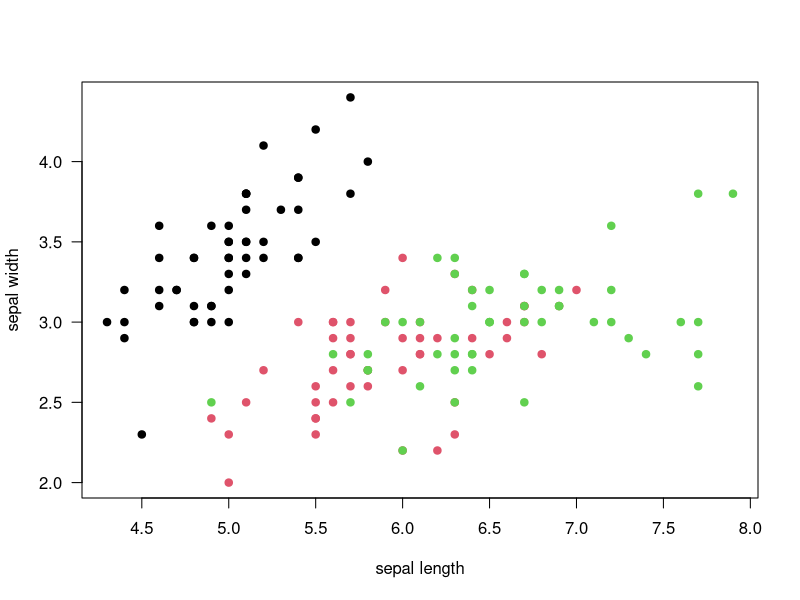
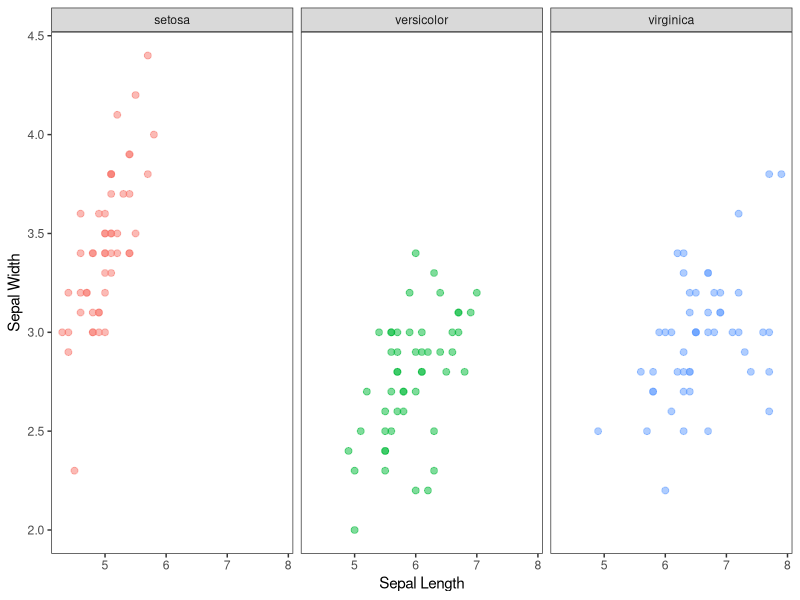
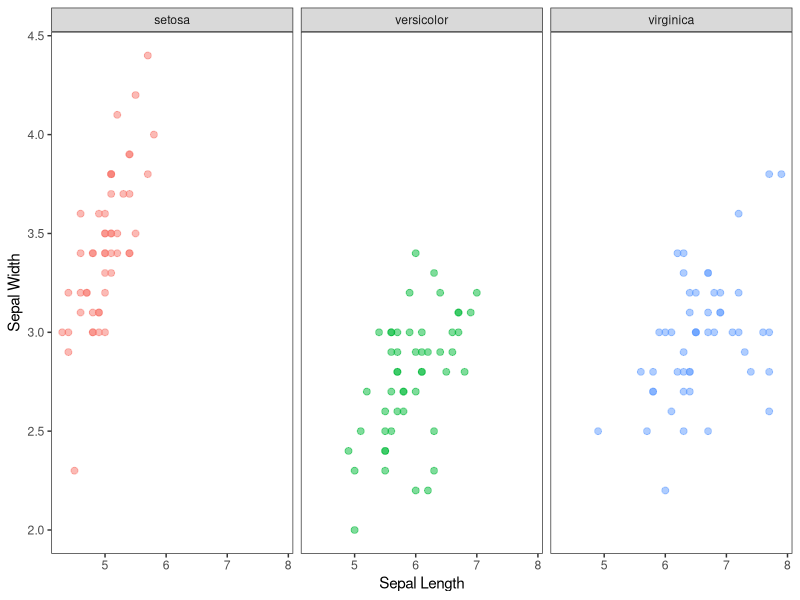

Recreate these plots in R, in order.
#September 19,2023
#data
# mapping aesthetics- how the variables are related to the other
#Geom- type of geometric object
#scaling- Set of values the variables will take.
#theme-
#pch=25 triangle
#pch=10 is a cruz
#pch=21 circles with transparent middle
#pch=19 circles with the same color inside as well


install.packages("ggplot2") #do this once to download package to your computer.

library(ggplot2)

plot(Sepal.Width~Sepal.Length,data=iris, xlab= "sepal length", ylab="sepal width", las=1, col=iris$Species,pch=19)

##ggplot way
p1=ggplot(data=iris,mapping =aes(x=Sepal.Length, y=Sepal.Width, color=Species))+
  geom_point(size=2, pch=19, alpha=0.5)+
  scale_fill_brewer(palette="Paired") +
  theme_bw()+
  theme(panel.grid.major =element_blank(),panel.grid.minor = element_blank(), legend.position="none") +
  xlab("Sepal Length") +
  ylab("Sepal Width")+
  facet_grid(~Species)
p1
#to safe the plots
ggsave("Torres_Alondra/ggplot_facet.pdf",p1)

